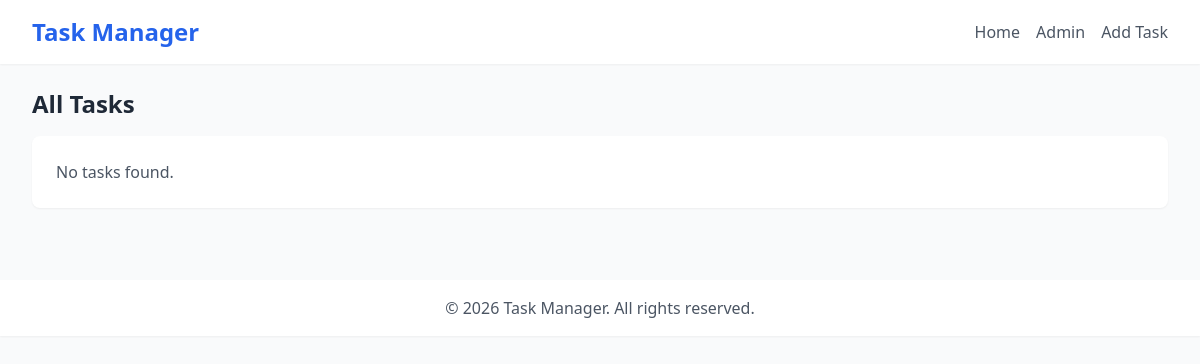
The app's page /, older data.
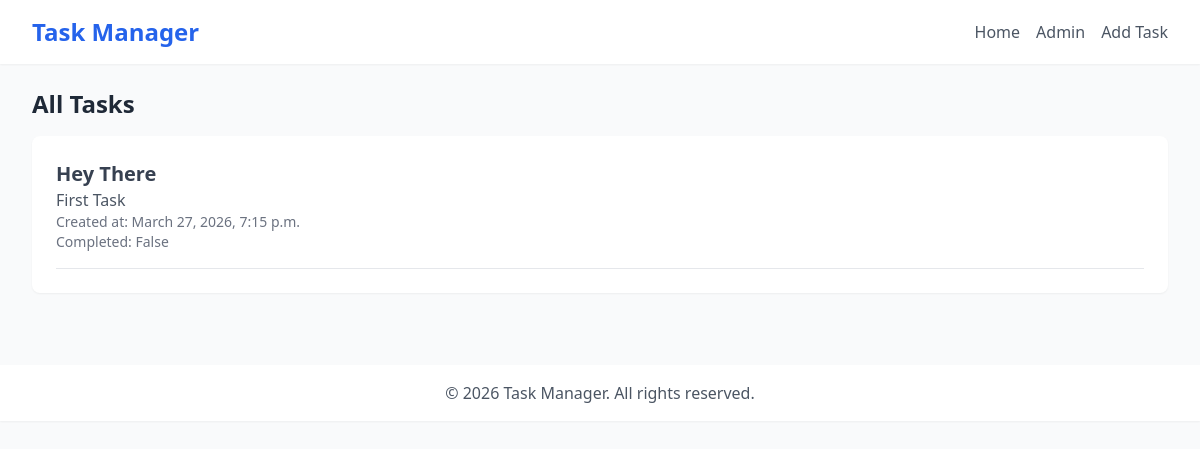
The same page, newer data.
### task/models.py (models this page shows, shortened)
class Task(models.Model):
    title = models.CharField(max_length=200)
    description = models.TextField()
    completed = models.BooleanField(default=False)
    created_at = models.DateTimeField(auto_now_add=True)

### task/views.py (the view)
# urls.py: path('', views.task_list, name='task_list'),
def task_list(request):
    tasks = models.Task.objects.all().order_by('-created_at')
    return render(request, 'task/task_list.html', {'tasks': tasks})

### task/templates/task/task_list.html (shortened to what this page needs)
{% extends 'task/base.html' %}
{% block content %}
    <h2 class="text-2xl font-semibold text-gray-800 mb-4">All Tasks</h2>
    <div class="bg-white shadow-sm rounded-lg p-6">
        {% if tasks %}
            <ul class="space-y-4">
                {% for task in tasks %}
                    <li class="border-b pb-4">
                        <h3 class="text-xl font-bold text-gray-700">{{ task.title }}</h3>
                        <p class="text-gray-600">{{ task.description }}</p>
                        <p class="text-sm text-gray-500">Created at: {{ task.created_at }}</p>
                        <p class="text-sm text-gray-500">Completed: {{ task.completed }}</p>
                    </li>
                {% endfor %}
            </ul>
        {% else %}
            <p class="text-gray-600">No tasks found.</p>
        {% endif %}
    </div>
{% endblock %}

Row changes from the older to the newer data that the page shows:
added Task: title "Hey There", description "First Task", created_at "March 27, 2026, 7:15 p.m.", completed "False"
Text that changed along with them:
text no longer shown: "No tasks found."
